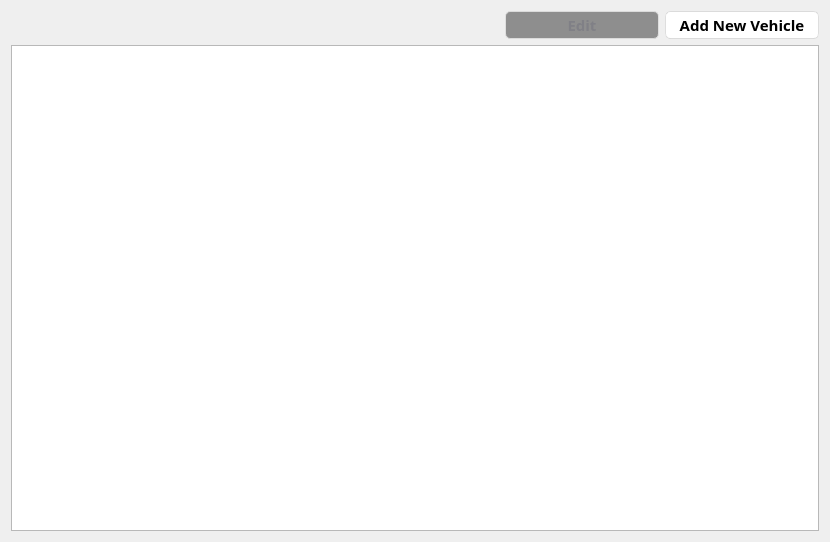
<?xml version="1.0" encoding="UTF-8"?>
<ui version="4.0">
 <class>Form</class>
 <widget class="QWidget" name="Form">
  <property name="geometry">
   <rect>
    <x>0</x>
    <y>0</y>
    <width>830</width>
    <height>542</height>
   </rect>
  </property>
  <property name="windowTitle">
   <string>Form</string>
  </property>
  <property name="styleSheet">
   <string notr="true">/*
Aqua Style Sheet for QT Applications
Author: Jaime A. Quiroga P.
Company: GTRONICK
Last updated: 22/01/2019, 07:55.
Available at: https://github.com/GTRONICK/QSS/blob/master/Aqua.qss
*/
QMainWindow {
	background-color:#ececec;
}
QTextEdit {
	border-width: 1px;
	border-style: solid;
	border-color: qlineargradient(spread:pad, x1:0.5, y1:1, x2:0.5, y2:0, stop:0 rgba(0, 113, 255, 255), stop:1 rgba(91, 171, 252, 255));
}
QPlainTextEdit {
	border-width: 1px;
	border-style: solid;
	border-color: qlineargradient(spread:pad, x1:0.5, y1:1, x2:0.5, y2:0, stop:0 rgba(0, 113, 255, 255), stop:1 rgba(91, 171, 252, 255));
}
QToolButton {
	border-style: solid;
	border-top-color: qlineargradient(spread:pad, x1:0.5, y1:1, x2:0.5, y2:0, stop:0 rgb(215, 215, 215), stop:1 rgb(222, 222, 222));
	border-right-color: qlineargradient(spread:pad, x1:0, y1:0.5, x2:1, y2:0.5, stop:0 rgb(217, 217, 217), stop:1 rgb(227, 227, 227));
	border-left-color: qlineargradient(spread:pad, x1:0, y1:0.5, x2:1, y2:0.5, stop:0 rgb(227, 227, 227), stop:1 rgb(217, 217, 217));
	border-bottom-color: qlineargradient(spread:pad, x1:0.5, y1:1, x2:0.5, y2:0, stop:0 rgb(215, 215, 215), stop:1 rgb(222, 222, 222));
	border-width: 1px;
	border-radius: 5px;
	color: rgb(0,0,0);
	padding: 2px;
	background-color: rgb(255,255,255);
}
QToolButton:hover{
	border-style: solid;
	border-top-color: qlineargradient(spread:pad, x1:0.5, y1:1, x2:0.5, y2:0, stop:0 rgb(195, 195, 195), stop:1 rgb(222, 222, 222));
	border-right-color: qlineargradient(spread:pad, x1:0, y1:0.5, x2:1, y2:0.5, stop:0 rgb(197, 197, 197), stop:1 rgb(227, 227, 227));
	border-left-color: qlineargradient(spread:pad, x1:0, y1:0.5, x2:1, y2:0.5, stop:0 rgb(227, 227, 227), stop:1 rgb(197, 197, 197));
	border-bottom-color: qlineargradient(spread:pad, x1:0.5, y1:1, x2:0.5, y2:0, stop:0 rgb(195, 195, 195), stop:1 rgb(222, 222, 222));
	border-width: 1px;
	border-radius: 5px;
	color: rgb(0,0,0);
	padding: 2px;
	background-color: rgb(255,255,255);
}
QToolButton:pressed{
	border-style: solid;
	border-top-color: qlineargradient(spread:pad, x1:0.5, y1:1, x2:0.5, y2:0, stop:0 rgb(215, 215, 215), stop:1 rgb(222, 222, 222));
	border-right-color: qlineargradient(spread:pad, x1:0, y1:0.5, x2:1, y2:0.5, stop:0 rgb(217, 217, 217), stop:1 rgb(227, 227, 227));
	border-left-color: qlineargradient(spread:pad, x1:0, y1:0.5, x2:1, y2:0.5, stop:0 rgb(227, 227, 227), stop:1 rgb(217, 217, 217));
	border-bottom-color: qlineargradient(spread:pad, x1:0.5, y1:1, x2:0.5, y2:0, stop:0 rgb(215, 215, 215), stop:1 rgb(222, 222, 222));
	border-width: 1px;
	border-radius: 5px;
	color: rgb(0,0,0);
	padding: 2px;
	background-color: rgb(142,142,142);
}
QPushButton{
	border-style: solid;
	border-top-color: qlineargradient(spread:pad, x1:0.5, y1:1, x2:0.5, y2:0, stop:0 rgb(215, 215, 215), stop:1 rgb(222, 222, 222));
	border-right-color: qlineargradient(spread:pad, x1:0, y1:0.5, x2:1, y2:0.5, stop:0 rgb(217, 217, 217), stop:1 rgb(227, 227, 227));
	border-left-color: qlineargradient(spread:pad, x1:0, y1:0.5, x2:1, y2:0.5, stop:0 rgb(227, 227, 227), stop:1 rgb(217, 217, 217));
	border-bottom-color: qlineargradient(spread:pad, x1:0.5, y1:1, x2:0.5, y2:0, stop:0 rgb(215, 215, 215), stop:1 rgb(222, 222, 222));
	border-width: 1px;
	border-radius: 5px;
	color: rgb(0,0,0);
	padding: 2px;
	background-color: rgb(255,255,255);
}
QPushButton::default{
	border-style: solid;
	border-top-color: qlineargradient(spread:pad, x1:0.5, y1:1, x2:0.5, y2:0, stop:0 rgb(215, 215, 215), stop:1 rgb(222, 222, 222));
	border-right-color: qlineargradient(spread:pad, x1:0, y1:0.5, x2:1, y2:0.5, stop:0 rgb(217, 217, 217), stop:1 rgb(227, 227, 227));
	border-left-color: qlineargradient(spread:pad, x1:0, y1:0.5, x2:1, y2:0.5, stop:0 rgb(227, 227, 227), stop:1 rgb(217, 217, 217));
	border-bottom-color: qlineargradient(spread:pad, x1:0.5, y1:1, x2:0.5, y2:0, stop:0 rgb(215, 215, 215), stop:1 rgb(222, 222, 222));
	border-width: 1px;
	border-radius: 5px;
	color: rgb(0,0,0);
	padding: 2px;
	background-color: rgb(255,255,255);
}
QPushButton:hover{
	border-style: solid;
	border-top-color: qlineargradient(spread:pad, x1:0.5, y1:1, x2:0.5, y2:0, stop:0 rgb(195, 195, 195), stop:1 rgb(222, 222, 222));
	border-right-color: qlineargradient(spread:pad, x1:0, y1:0.5, x2:1, y2:0.5, stop:0 rgb(197, 197, 197), stop:1 rgb(227, 227, 227));
	border-left-color: qlineargradient(spread:pad, x1:0, y1:0.5, x2:1, y2:0.5, stop:0 rgb(227, 227, 227), stop:1 rgb(197, 197, 197));
	border-bottom-color: qlineargradient(spread:pad, x1:0.5, y1:1, x2:0.5, y2:0, stop:0 rgb(195, 195, 195), stop:1 rgb(222, 222, 222));
	border-width: 1px;
	border-radius: 5px;
	color: rgb(0,0,0);
	padding: 2px;
	background-color: rgb(255,255,255);
}
QPushButton:pressed{
	border-style: solid;
	border-top-color: qlineargradient(spread:pad, x1:0.5, y1:1, x2:0.5, y2:0, stop:0 rgb(215, 215, 215), stop:1 rgb(222, 222, 222));
	border-right-color: qlineargradient(spread:pad, x1:0, y1:0.5, x2:1, y2:0.5, stop:0 rgb(217, 217, 217), stop:1 rgb(227, 227, 227));
	border-left-color: qlineargradient(spread:pad, x1:0, y1:0.5, x2:1, y2:0.5, stop:0 rgb(227, 227, 227), stop:1 rgb(217, 217, 217));
	border-bottom-color: qlineargradient(spread:pad, x1:0.5, y1:1, x2:0.5, y2:0, stop:0 rgb(215, 215, 215), stop:1 rgb(222, 222, 222));
	border-width: 1px;
	border-radius: 5px;
	color: rgb(0,0,0);
	padding: 2px;
	background-color: rgb(142,142,142);
}
QPushButton:disabled{
	border-style: solid;
	border-top-color: qlineargradient(spread:pad, x1:0.5, y1:1, x2:0.5, y2:0, stop:0 rgb(215, 215, 215), stop:1 rgb(222, 222, 222));
	border-right-color: qlineargradient(spread:pad, x1:0, y1:0.5, x2:1, y2:0.5, stop:0 rgb(217, 217, 217), stop:1 rgb(227, 227, 227));
	border-left-color: qlineargradient(spread:pad, x1:0, y1:0.5, x2:1, y2:0.5, stop:0 rgb(227, 227, 227), stop:1 rgb(217, 217, 217));
	border-bottom-color: qlineargradient(spread:pad, x1:0.5, y1:1, x2:0.5, y2:0, stop:0 rgb(215, 215, 215), stop:1 rgb(222, 222, 222));
	border-width: 1px;
	border-radius: 5px;
	color: #808086;
	padding: 2px;
	background-color: rgb(142,142,142);
}
QLineEdit {
	border-width: 1px; border-radius: 4px;
	border-style: solid;
	border-color: qlineargradient(spread:pad, x1:0.5, y1:1, x2:0.5, y2:0, stop:0 rgba(0, 113, 255, 255), stop:1 rgba(91, 171, 252, 255));
}
QLabel {
	color: #000000;
}
QLCDNumber {
	color: rgb(0, 113, 255, 255);
}
QProgressBar {
	text-align: center;
	color: rgb(240, 240, 240);
	border-width: 1px; 
	border-radius: 10px;
	border-color: rgb(230, 230, 230);
	border-style: solid;
	background-color:rgb(207,207,207);
}
QProgressBar::chunk {
	background-color: qlineargradient(spread:pad, x1:0.5, y1:1, x2:0.5, y2:0, stop:0 rgba(49, 147, 250, 255), stop:1 rgba(34, 142, 255, 255));
	border-radius: 10px;
}
QMenuBar {
	background-color: qlineargradient(spread:pad, x1:0.5, y1:1, x2:0.5, y2:0, stop:0 rgba(207, 209, 207, 255), stop:1 rgba(230, 229, 230, 255));
}
QMenuBar::item {
	color: #000000;
  	spacing: 3px;
  	padding: 1px 4px;
	background-color: qlineargradient(spread:pad, x1:0.5, y1:1, x2:0.5, y2:0, stop:0 rgba(207, 209, 207, 255), stop:1 rgba(230, 229, 230, 255));
}

QMenuBar::item:selected {
  	background-color: qlineargradient(spread:pad, x1:0.5, y1:1, x2:0.5, y2:0, stop:0 rgba(0, 113, 255, 255), stop:1 rgba(91, 171, 252, 255));
	color: #FFFFFF;
}
QMenu::item:selected {
	border-style: solid;
	border-top-color: transparent;
	border-right-color: transparent;
	border-left-color: qlineargradient(spread:pad, x1:0.5, y1:1, x2:0.5, y2:0, stop:0 rgba(0, 113, 255, 255), stop:1 rgba(91, 171, 252, 255));
	border-bottom-color: transparent;
	border-left-width: 2px;
	color: #000000;
	padding-left:15px;
	padding-top:4px;
	padding-bottom:4px;
	padding-right:7px;
}
QMenu::item {
	border-style: solid;
	border-top-color: transparent;
	border-right-color: transparent;
	border-left-color: transparent;
	border-bottom-color: transparent;
	border-bottom-width: 1px;
	color: #000000;
	padding-left:17px;
	padding-top:4px;
	padding-bottom:4px;
	padding-right:7px;
}
QTabWidget {
	color:rgb(0,0,0);
	background-color:#000000;
}
QTabWidget::pane {
		border-color: rgb(223,223,223);
		background-color:rgb(226,226,226);
		border-style: solid;
		border-width: 2px;
    	border-radius: 6px;
}
QTabBar::tab:first {
	border-style: solid;
	border-left-width:1px;
	border-right-width:0px;
	border-top-width:1px;
	border-bottom-width:1px;
	border-top-color: rgb(209,209,209);
	border-left-color: qlineargradient(spread:pad, x1:0.5, y1:1, x2:0.5, y2:0, stop:0 rgba(209, 209, 209, 209), stop:1 rgba(229, 229, 229, 229));
	border-bottom-color: rgb(229,229,229);
	border-top-left-radius: 4px;
	border-bottom-left-radius: 4px;
	color: #000000;
	padding: 3px;
	margin-left:0px;
	background-color: qlineargradient(spread:pad, x1:0.5, y1:1, x2:0.5, y2:0, stop:0 rgba(247, 247, 247, 255), stop:1 rgba(255, 255, 255, 255));
}
QTabBar::tab:last {
	border-style: solid;
	border-width:1px;
	border-top-color: rgb(209,209,209);
	border-left-color: qlineargradient(spread:pad, x1:0.5, y1:1, x2:0.5, y2:0, stop:0 rgba(209, 209, 209, 209), stop:1 rgba(229, 229, 229, 229));
	border-right-color: qlineargradient(spread:pad, x1:0.5, y1:1, x2:0.5, y2:0, stop:0 rgba(209, 209, 209, 209), stop:1 rgba(229, 229, 229, 229));
	border-bottom-color: rgb(229,229,229);
	border-top-right-radius: 4px;
	border-bottom-right-radius: 4px;
	color: #000000;
	padding: 3px;
	margin-left:0px;
	background-color: qlineargradient(spread:pad, x1:0.5, y1:1, x2:0.5, y2:0, stop:0 rgba(247, 247, 247, 255), stop:1 rgba(255, 255, 255, 255));
}
QTabBar::tab {
	border-style: solid;
	border-top-width:1px;
	border-bottom-width:1px;
	border-left-width:1px;
	border-top-color: rgb(209,209,209);
	border-left-color: qlineargradient(spread:pad, x1:0.5, y1:1, x2:0.5, y2:0, stop:0 rgba(209, 209, 209, 209), stop:1 rgba(229, 229, 229, 229));
	border-bottom-color: rgb(229,229,229);
	color: #000000;
	padding: 3px;
	margin-left:0px;
	background-color: qlineargradient(spread:pad, x1:0.5, y1:1, x2:0.5, y2:0, stop:0 rgba(247, 247, 247, 255), stop:1 rgba(255, 255, 255, 255));
}
QTabBar::tab:selected, QTabBar::tab:last:selected, QTabBar::tab:hover {
  	border-style: solid;
  	border-left-width:1px;
	border-right-color: transparent;
	border-top-color: rgb(209,209,209);
	border-left-color: qlineargradient(spread:pad, x1:0.5, y1:1, x2:0.5, y2:0, stop:0 rgba(209, 209, 209, 209), stop:1 rgba(229, 229, 229, 229));
	border-bottom-color: rgb(229,229,229);
	color: #FFFFFF;
	padding: 3px;
	margin-left:0px;
	background-color: qlineargradient(spread:pad, x1:0.5, y1:1, x2:0.5, y2:0, stop:0 rgba(0, 113, 255, 255), stop:1 rgba(91, 171, 252, 255));
}

QTabBar::tab:selected, QTabBar::tab:first:selected, QTabBar::tab:hover {
  	border-style: solid;
  	border-left-width:1px;
  	border-bottom-width:1px;
  	border-top-width:1px;
	border-right-color: transparent;
	border-top-color: rgb(209,209,209);
	border-left-color: qlineargradient(spread:pad, x1:0.5, y1:1, x2:0.5, y2:0, stop:0 rgba(209, 209, 209, 209), stop:1 rgba(229, 229, 229, 229));
	border-bottom-color: rgb(229,229,229);
	color: #FFFFFF;
	padding: 3px;
	margin-left:0px;
	background-color: qlineargradient(spread:pad, x1:0.5, y1:1, x2:0.5, y2:0, stop:0 rgba(0, 113, 255, 255), stop:1 rgba(91, 171, 252, 255));
}

QCheckBox {
	color: #000000;
	padding: 2px;
}
QCheckBox:disabled {
	color: #808086;
	padding: 2px;
}

QCheckBox:hover {
	border-radius:4px;
	border-style:solid;
	padding-left: 1px;
	padding-right: 1px;
	padding-bottom: 1px;
	padding-top: 1px;
	border-width:1px;
	border-color: transparent;
}
QCheckBox::indicator:checked {

	height: 10px;
	width: 10px;
	border-style:solid;
	border-width: 1px;
	border-color: qlineargradient(spread:pad, x1:0.5, y1:1, x2:0.5, y2:0, stop:0 rgba(0, 113, 255, 255), stop:1 rgba(91, 171, 252, 255));
	color: #000000;
	background-color: qlineargradient(spread:pad, x1:0.5, y1:1, x2:0.5, y2:0, stop:0 rgba(0, 113, 255, 255), stop:1 rgba(91, 171, 252, 255));
}
QCheckBox::indicator:unchecked {

	height: 10px;
	width: 10px;
	border-style:solid;
	border-width: 1px;
	border-color: qlineargradient(spread:pad, x1:0.5, y1:1, x2:0.5, y2:0, stop:0 rgba(0, 113, 255, 255), stop:1 rgba(91, 171, 252, 255));
	color: #000000;
}
QRadioButton {
	color: 000000;
	padding: 1px;
}
QRadioButton::indicator:checked {
	height: 10px;
	width: 10px;
	border-style:solid;
	border-radius:5px;
	border-width: 1px;
	border-color: qlineargradient(spread:pad, x1:0.5, y1:1, x2:0.5, y2:0, stop:0 rgba(0, 113, 255, 255), stop:1 rgba(91, 171, 252, 255));
	color: #a9b7c6;
	background-color: qlineargradient(spread:pad, x1:0.5, y1:1, x2:0.5, y2:0, stop:0 rgba(0, 113, 255, 255), stop:1 rgba(91, 171, 252, 255));
}
QRadioButton::indicator:!checked {
	height: 10px;
	width: 10px;
	border-style:solid;
	border-radius:5px;
	border-width: 1px;
	border-color: qlineargradient(spread:pad, x1:0.5, y1:1, x2:0.5, y2:0, stop:0 rgba(0, 113, 255, 255), stop:1 rgba(91, 171, 252, 255));
	color: #a9b7c6;
	background-color: transparent;
}
QStatusBar {
	color:#027f7f;
}
QSpinBox {
	border-style: solid;
	border-width: 1px;
	border-color: qlineargradient(spread:pad, x1:0.5, y1:1, x2:0.5, y2:0, stop:0 rgba(0, 113, 255, 255), stop:1 rgba(91, 171, 252, 255));
}
QDoubleSpinBox {
	border-style: solid;
	border-width: 1px;
	border-color: qlineargradient(spread:pad, x1:0.5, y1:1, x2:0.5, y2:0, stop:0 rgba(0, 113, 255, 255), stop:1 rgba(91, 171, 252, 255));
}
QTimeEdit {
	border-style: solid;
	border-width: 1px;
	border-color: qlineargradient(spread:pad, x1:0.5, y1:1, x2:0.5, y2:0, stop:0 rgba(0, 113, 255, 255), stop:1 rgba(91, 171, 252, 255));
}
QDateTimeEdit {
	border-style: solid;
	border-width: 1px;
	border-color: qlineargradient(spread:pad, x1:0.5, y1:1, x2:0.5, y2:0, stop:0 rgba(0, 113, 255, 255), stop:1 rgba(91, 171, 252, 255));
}
QDateEdit {
	border-style: solid;
	border-width: 1px;
	border-color: qlineargradient(spread:pad, x1:0.5, y1:1, x2:0.5, y2:0, stop:0 rgba(0, 113, 255, 255), stop:1 rgba(91, 171, 252, 255));
}

QToolBox {
	color: #a9b7c6;
	background-color:#000000;
}
QToolBox::tab {
	color: #a9b7c6;
	background-color:#000000;
}
QToolBox::tab:selected {
	color: #FFFFFF;
	background-color:#000000;
}
QScrollArea {
	color: #FFFFFF;
	background-color:#000000;
}
QSlider::groove:horizontal {
	height: 5px;
	background-color: qlineargradient(spread:pad, x1:0.5, y1:1, x2:0.5, y2:0, stop:0 rgba(49, 147, 250, 255), stop:1 rgba(34, 142, 255, 255));
}
QSlider::groove:vertical {
	width: 5px;
	background-color: qlineargradient(spread:pad, x1:0.5, y1:1, x2:0.5, y2:0, stop:0 rgba(49, 147, 250, 255), stop:1 rgba(34, 142, 255, 255));
}
QSlider::handle:horizontal {
	background: rgb(253,253,253);
	border-style: solid;
	border-width: 1px;
	border-color: rgb(207,207,207);
	width: 12px;
	margin: -5px 0;
	border-radius: 7px;
}
QSlider::handle:vertical {
	background: rgb(253,253,253);
	border-style: solid;
	border-width: 1px;
	border-color: rgb(207,207,207);
	height: 12px;
	margin: 0 -5px;
	border-radius: 7px;
}
QSlider::add-page:horizontal {
    background: rgb(181,181,181);
}
QSlider::add-page:vertical {
    background: rgb(181,181,181);
}
QSlider::sub-page:horizontal {
    background-color: qlineargradient(spread:pad, x1:0.5, y1:1, x2:0.5, y2:0, stop:0 rgba(49, 147, 250, 255), stop:1 rgba(34, 142, 255, 255));
}
QSlider::sub-page:vertical {
    background-color: qlineargradient(spread:pad, y1:0.5, x1:1, y2:0.5, x2:0, stop:0 rgba(49, 147, 250, 255), stop:1 rgba(34, 142, 255, 255));
}
QScrollBar:horizontal {
	max-height: 20px;
	border: 1px transparent grey;
	margin: 0px 20px 0px 20px;
}
QScrollBar:vertical {
	max-width: 20px;
	border: 1px transparent grey;
	margin: 20px 0px 20px 0px;
}
QScrollBar::handle:horizontal {
	background: rgb(253,253,253);
	border-style: solid;
	border-width: 1px;
	border-color: rgb(207,207,207);
	border-radius: 7px;
	min-width: 25px;
}
QScrollBar::handle:horizontal:hover {
	background: rgb(253,253,253);
	border-style: solid;
	border-width: 1px;
	border-color: rgb(147, 200, 200);
	border-radius: 7px;
	min-width: 25px;
}
QScrollBar::handle:vertical {
	background: rgb(253,253,253);
	border-style: solid;
	border-width: 1px;
	border-color: rgb(207,207,207);
	border-radius: 7px;
	min-height: 25px;
}
QScrollBar::handle:vertical:hover {
	background: rgb(253,253,253);
	border-style: solid;
	border-width: 1px;
	border-color: rgb(147, 200, 200);
	border-radius: 7px;
	min-height: 25px;
}
QScrollBar::add-line:horizontal {
   border: 2px transparent grey;
   border-top-right-radius: 7px;
   border-bottom-right-radius: 7px;
   background: rgba(34, 142, 255, 255);
   width: 20px;
   subcontrol-position: right;
   subcontrol-origin: margin;
}
QScrollBar::add-line:horizontal:pressed {
   border: 2px transparent grey;
   border-top-right-radius: 7px;
   border-bottom-right-radius: 7px;
   background: rgb(181,181,181);
   width: 20px;
   subcontrol-position: right;
   subcontrol-origin: margin;
}
QScrollBar::add-line:vertical {
   border: 2px transparent grey;
   border-bottom-left-radius: 7px;
   border-bottom-right-radius: 7px;
   background: rgba(34, 142, 255, 255);
   height: 20px;
   subcontrol-position: bottom;
   subcontrol-origin: margin;
}
QScrollBar::add-line:vertical:pressed {
   border: 2px transparent grey;
   border-bottom-left-radius: 7px;
   border-bottom-right-radius: 7px;
   background: rgb(181,181,181);
   height: 20px;
   subcontrol-position: bottom;
   subcontrol-origin: margin;
}
QScrollBar::sub-line:horizontal {
   border: 2px transparent grey;
   border-top-left-radius: 7px;
   border-bottom-left-radius: 7px;
   background: rgba(34, 142, 255, 255);
   width: 20px;
   subcontrol-position: left;
   subcontrol-origin: margin;
}
QScrollBar::sub-line:horizontal:pressed {
   border: 2px transparent grey;
   border-top-left-radius: 7px;
   border-bottom-left-radius: 7px;
   background: rgb(181,181,181);
   width: 20px;
   subcontrol-position: left;
   subcontrol-origin: margin;
}
QScrollBar::sub-line:vertical {
   border: 2px transparent grey;
   border-top-left-radius: 7px;
   border-top-right-radius: 7px;
   background: rgba(34, 142, 255, 255);
   height: 20px;
   subcontrol-position: top;
   subcontrol-origin: margin;
}
QScrollBar::sub-line:vertical:pressed {
   border: 2px transparent grey;
   border-top-left-radius: 7px;
   border-top-right-radius: 7px;
   background: rgb(181,181,181);
   height: 20px;
   subcontrol-position: top;
   subcontrol-origin: margin;
}
QScrollBar::left-arrow:horizontal {
   border: 1px transparent grey;
   border-top-left-radius: 3px;
   border-bottom-left-radius: 3px;
   width: 6px;
   height: 6px;
   background: white;
}
QScrollBar::right-arrow:horizontal {
   border: 1px transparent grey;
   border-top-right-radius: 3px;
   border-bottom-right-radius: 3px;
   width: 6px;
   height: 6px;
   background: white;
}
QScrollBar::up-arrow:vertical {
   border: 1px transparent grey;
   border-top-left-radius: 3px;
   border-top-right-radius: 3px;
   width: 6px;
   height: 6px;
   background: white;
}
QScrollBar::down-arrow:vertical {
   border: 1px transparent grey;
   border-bottom-left-radius: 3px;
   border-bottom-right-radius: 3px;
   width: 6px;
   height: 6px;
   background: white;
}
QScrollBar::add-page:horizontal, QScrollBar::sub-page:horizontal {
   background: none;
}
QScrollBar::add-page:vertical, QScrollBar::sub-page:vertical {
   background: none;
}</string>
  </property>
  <layout class="QVBoxLayout" name="verticalLayout_2">
   <item>
    <layout class="QHBoxLayout" name="horizontalLayout_2">
     <item>
      <spacer name="horizontalSpacer">
       <property name="orientation">
        <enum>Qt::Horizontal</enum>
       </property>
       <property name="sizeHint" stdset="0">
        <size>
         <width>40</width>
         <height>20</height>
        </size>
       </property>
      </spacer>
     </item>
     <item>
      <widget class="QPushButton" name="edit_btn">
       <property name="enabled">
        <bool>false</bool>
       </property>
       <property name="minimumSize">
        <size>
         <width>154</width>
         <height>27</height>
        </size>
       </property>
       <property name="font">
        <font>
         <family>Segoe Print</family>
         <pointsize>11</pointsize>
         <weight>75</weight>
         <bold>true</bold>
        </font>
       </property>
       <property name="text">
        <string>Edit</string>
       </property>
      </widget>
     </item>
     <item>
      <widget class="QPushButton" name="add_btn">
       <property name="minimumSize">
        <size>
         <width>154</width>
         <height>27</height>
        </size>
       </property>
       <property name="font">
        <font>
         <family>Segoe Print</family>
         <pointsize>11</pointsize>
         <weight>75</weight>
         <bold>true</bold>
        </font>
       </property>
       <property name="text">
        <string>Add New Vehicle</string>
       </property>
      </widget>
     </item>
    </layout>
   </item>
   <item>
    <layout class="QHBoxLayout" name="horizontalLayout">
     <item>
      <widget class="QTableWidget" name="tableWidget">
       <property name="editTriggers">
        <set>QAbstractItemView::NoEditTriggers</set>
       </property>
       <property name="alternatingRowColors">
        <bool>true</bool>
       </property>
       <property name="selectionMode">
        <enum>QAbstractItemView::SingleSelection</enum>
       </property>
       <property name="selectionBehavior">
        <enum>QAbstractItemView::SelectRows</enum>
       </property>
       <property name="textElideMode">
        <enum>Qt::ElideMiddle</enum>
       </property>
       <property name="gridStyle">
        <enum>Qt::DashLine</enum>
       </property>
       <attribute name="verticalHeaderVisible">
        <bool>false</bool>
       </attribute>
      </widget>
     </item>
    </layout>
   </item>
  </layout>
 </widget>
 <resources/>
 <connections/>
</ui>
